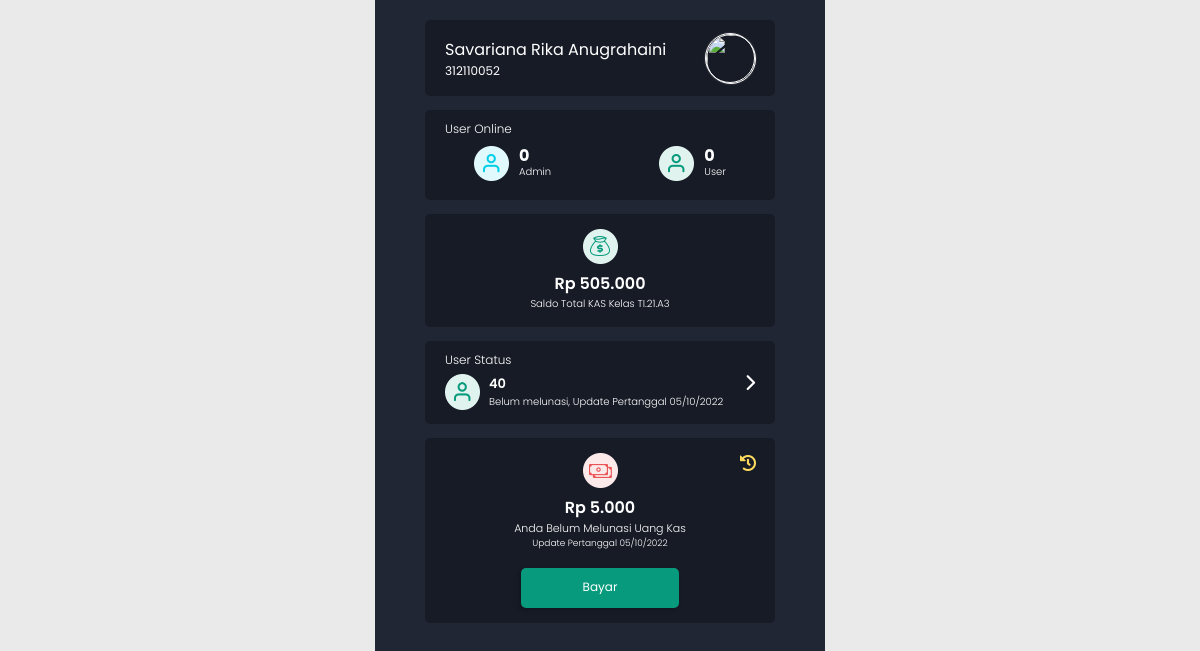
The page /index.php (signed in) on the database its author committed.
### tables this page shows
CREATE TABLE `akun` (
  `id` int(11) NOT NULL,
  `nim` varchar(10) NOT NULL,
  `password` varchar(300) NOT NULL,
  `nama` varchar(255) NOT NULL,
  `foto` varchar(300) NOT NULL DEFAULT 'foto_default.jpg',
  `role` varchar(100) NOT NULL,
  `status` varchar(100) NOT NULL DEFAULT 'aktif',
  `no_wa` varchar(100) NOT NULL,
  `banyak_tunggakan` int(11) NOT NULL,
  `total_tagihan` int(11) NOT NULL,
  `time` int(30) NOT NULL
);

CREATE TABLE `total` (
  `id` int(11) NOT NULL,
  `saldo` int(200) NOT NULL,
  `s_keluar` int(200) NOT NULL,
  `s_masuk` int(200) NOT NULL
);

CREATE TABLE `jadwal_tagihan` (
  `id` int(11) NOT NULL,
  `tanggal` varchar(100) NOT NULL,
  `nominal` int(11) NOT NULL,
  `belum_bayar` int(11) NOT NULL
);

### index.php (the view, shortened to what this page needs)
<?php
include "connect.php";
include "head.php";
$nim = $_SESSION["nim"];
$id = $_SESSION["id"];
$profil = mysqli_fetch_assoc(mysqli_query($conn, "SELECT * FROM akun WHERE id = '$id'"));
$tb_total = mysqli_fetch_assoc(mysqli_query($conn, "SELECT * FROM total WHERE id=1"));
$tb_riwayatPem = mysqli_fetch_assoc(mysqli_query($conn, "SELECT * FROM riwayat_pembayaran WHERE id_akun='$id' AND status_pem='pending' "));
$tb_tagihan = mysqli_fetch_assoc(mysqli_query($conn, "SELECT * FROM jadwal_tagihan  ORDER BY id DESC LIMIT 1;"));
$tb_akun = mysqli_query($conn, "SELECT * FROM akun");
$blm_bayar = 0;
while($data = mysqli_fetch_array($tb_akun)) {
  if($data['banyak_tunggakan'] > 0){
    $blm_bayar++;
  }
}
?>
  <div class="container2">
    <div class="cardHome-1">
      <div>
        <h2><?= strtolower($profil["nama"]) ?></h2>
        <p><?= $nim ?></p>
      </div>
      <a href="profil.php">
        <?php
        if($profil["foto"] === 'foto_default.jpg'){
          echo ""?> <img src="img/profil/foto_default.jpg"> <?php "";
        }else{
          echo ""?> <img src="<?=$profil["foto"]?>" > <?php "";
        }
        ?>
      </a>
    </div>
    <div class="cardHome-2">
      <h3>User Online</h3>
      <div class="box">
        <div>
          <img src="img/icon/icon-2.png" alt="icon" width="35">
          <div>
            <h4 id='admin-aktif'>0</h4>
            <p>Admin</p>
          </div>
        </div>
        <div>
          <img src="img/icon/icon-3.png" alt="icon" width="35">
          <div>
            <h4 id='user-aktif'>0</h4>
            <p>User</p>
          </div>
        </div>
      </div>
    </div>
    <div class="cardHome-3">
      <img src="img/icon/icon-4.png" alt="icon" width="35">
      <h2>Rp <?= number_format($tb_total['saldo'], 0, ',', '.'); ?></h2>
      <p>Saldo Total KAS Kelas TI.21.A3</p>
    </div>
    <div class="cardHome-4">
      <h3>User Status</h3>
      <div class="box">
        <div>
          <img src="img/icon/icon-3.png" alt="icon" width="35">
          <div>
            <h4><?=$blm_bayar?></h4>
            <p>Belum melunasi, Update Pertanggal <?=$tb_tagihan['tanggal'];?></p>
          </div>
        </div>
        <i class="fa-solid fa-chevron-right"></i>
      </div>
    </div>
    <?php
    if($profil['total_tagihan'] == 0){
    ?>
      <div class="cardHome-555">
        <a class="riwayat" href=""><img src="img/icon/icon-6.png" alt="icon" width="16"></a>
        <div class="box">
          <img src="img/icon/icon-5.png" alt="icon" width="35">
          <h3>Rp <?= number_format($profil['total_tagihan'], 0, ',', '.'); ?></h3>
          <h4>Terimakasih</h4>
          <div>
            <p>Anda Sudah Melunasi Uang Kas</p>
            <p>Update Pertanggal <?=$tb_tagihan['tanggal'];?></p>
          </div>
        </div>
      </div>
    <?php
    }else{
      if($tb_riwayatPem == true){
        ?>
          <div class="cardHome-55">
            <a class="riwayat" href=""><img src="img/icon/icon-6.png" alt="icon" width="16"></a>
            <div class="box">
              <img src="img/icon/icon-11.png" alt="icon" width="35">
              <h3>Rp <?= number_format($profil['total_tagihan'], 0, ',', '.'); ?></h3>
              <div>
                <p>Menunggu Verifikasi Dari Admin</p>
                <p>Update Pertanggal <?=$tb_tagihan['tanggal'];?></p>
              </div>
              <a class="button" href="cek.info.pending.php">Info</a>
            </div>
          </div>
        <?php
      }else{
        ?>
          <div class="cardHome-5">
            <a class="riwayat" href=""><img src="img/icon/icon-6.png" alt="icon" width="16"></a>
            <div class="box">
              <img src="img/icon/icon-10.png" alt="icon" width="35">
              <h3>Rp <?= number_format($profil['total_tagihan'], 0, ',', '.'); ?></h3>
              <div>
                <p>Anda Belum Melunasi Uang Kas</p>
                <p>Update Pertanggal <?=$tb_tagihan['tanggal'];?></p>
              </div>
              <a class="button" href="list.tunggakan.php">Bayar</a>
            </div>
          </div>
        <?php
      }
    }
      ?>
  </div>
<?php
include "footer.php";
?>

### css/home.css (style rules this page uses)
.container2 { max-width: 450px; min-height: 100vh; margin: 0 auto; background-color: #212635; padding: 20px 0; }
.cardHome-1 { max-width: 350px; height: 76px; background-color: #0000004a; border-radius: 5px; display: flex; flex-direction: row; justify-content: space-between; padding: 0 20px; align-items: center; margin: 0 auto; }
.cardHome-1 > div { display: flex; flex-direction: column; }
.cardHome-1 > div > h2 { font-family: 'Poppins', sans-serif; font-size: 16px; font-weight: 400; color: #fff; text-transform: capitalize; }
.cardHome-1 > div > p { font-family: 'Poppins', sans-serif; font-size: 12px; font-weight: 400; color: #fff; }
.cardHome-1 > a, .cardHome-1 img { border-radius: 50%; width: 50px; height: 50px; background-position: center; object-fit: cover; cursor: pointer; box-shadow: 0px 0px 2px #ffffff40; transition: .3s; border: 1px solid #fff; }
.cardHome-2 { max-width: 350px; height: 90px; background-color: #0000004a; border-radius: 5px; display: flex; flex-direction: column; gap: 5px; padding: 10px 20px; align-items: left; margin: 0 auto; margin-top: 14px; }
.cardHome-2 > h3 { font-family: 'Poppins', sans-serif; color: #fff; font-size: 12px; font-weight: 300; }
.cardHome-2 > .box { display: flex; flex-direction: row; justify-content: space-around; gap: 50px; }
.cardHome-2 > .box > div { display: flex; flex-direction: row; gap: 10px; align-items: center; }
.cardHome-2 > .box > div > img { width: 35px; height: 35px; }
.cardHome-2 > .box > div > div { font-family: 'Poppins', sans-serif; color: #fff; }
.cardHome-2 > .box > div > div > p { position: relative; top: -4px; font-weight: 300; font-size: 10px; }
.cardHome-3 { max-width: 350px; height: max-content; background-color: #0000004a; border-radius: 5px; text-align: center; margin: 0 auto; margin-top: 14px; padding: 15px; }
.cardHome-3 > img { width: 35px; height: 35px; }
.cardHome-3 > h2 { font-family: 'Poppins', sans-serif; font-size: 16px; font-weight: 600; color: #fff; }
.cardHome-3 > p { font-family: 'Poppins', sans-serif; font-size: 10px; font-weight: 300; color: #fff; }
.cardHome-4 { max-width: 350px; height: 83px; background-color: #0000004a; border-radius: 5px; display: flex; flex-direction: column; gap: 5px; padding: 10px 20px; align-items: left; margin: 0 auto; margin-top: 14px; cursor: pointer; transition: .3s; }
.cardHome-4 > h3 { font-family: 'Poppins', sans-serif; color: #fff; font-size: 12px; font-weight: 300; }
.cardHome-4 > .box { display: flex; flex-direction: row; justify-content: space-between; }
.cardHome-4 > .box > div { display: flex; flex-direction: row; gap: 9px; }
.cardHome-4 > .box > i { font-size: 17px; color: #fff; }
.cardHome-4 > .box > div > div > h4 { font-family: 'Poppins', sans-serif; color: #fff; font-size: 13px; font-weight: 600; }
.cardHome-4 > .box > div > div > p { font-family: 'Poppins', sans-serif; color: #fff; font-size: 10px; font-weight: 300; }
.cardHome-555, .cardHome-55, .cardHome-5 { max-width: 350px; height: max-content; background-color: #0000004a; border-radius: 5px; text-align: center; margin: 0 auto; margin-top: 14px; padding: 15px; }
.cardHome-555 > .riwayat, .cardHome-55 > .riwayat, .cardHome-5 > .riwayat { position: absolute; margin-left: 140px; transition: .3s; }
.cardHome-555 > .box, .cardHome-55 > .box, .cardHome-5 > .box { text-align: center; }
.cardHome-555 > .box > h3, .cardHome-55 > .box > h3, .cardHome-5 > .box > h3 { font-family: 'Poppins', sans-serif; color: #fff; font-size: 16px; font-weight: 600; }
.cardHome-555 > .box > div > p:nth-child(1), .cardHome-55 > .box > div > p:nth-child(1), .cardHome-5 > .box > div > p:nth-child(1) { font-family: 'Poppins', sans-serif; color: #fff; font-size: 11px; font-weight: 300; }
.cardHome-555 > .box > div > p:nth-child(2), .cardHome-55 > .box > div > p:nth-child(2), .cardHome-5 > .box > div > p:nth-child(2) { font-family: 'Poppins', sans-serif; color: #fff; font-size: 9px; font-weight: 300; }
.cardHome-55 > .box > .button, .cardHome-5 > .box > .button { display: block; width: 158px; height: 40px; background-color: #089A7C; border-radius: 5px; color: #fff; font-size: 12px; font-weight: 500px; padding: 10px; text-decoration: none; margin: 0 auto; margin-top: 18px; box-shadow: -2px 2px 4px #00000040; transition: .3s; }

### rows shown on the page
akun: nama "Savariana Rika Anugrahaini", total_tagihan "5.000"
total: saldo "505.000"
jadwal_tagihan: tanggal "05/10/2022"

### other values the page prints
$nim "312110052"
$blm_bayar "40"
